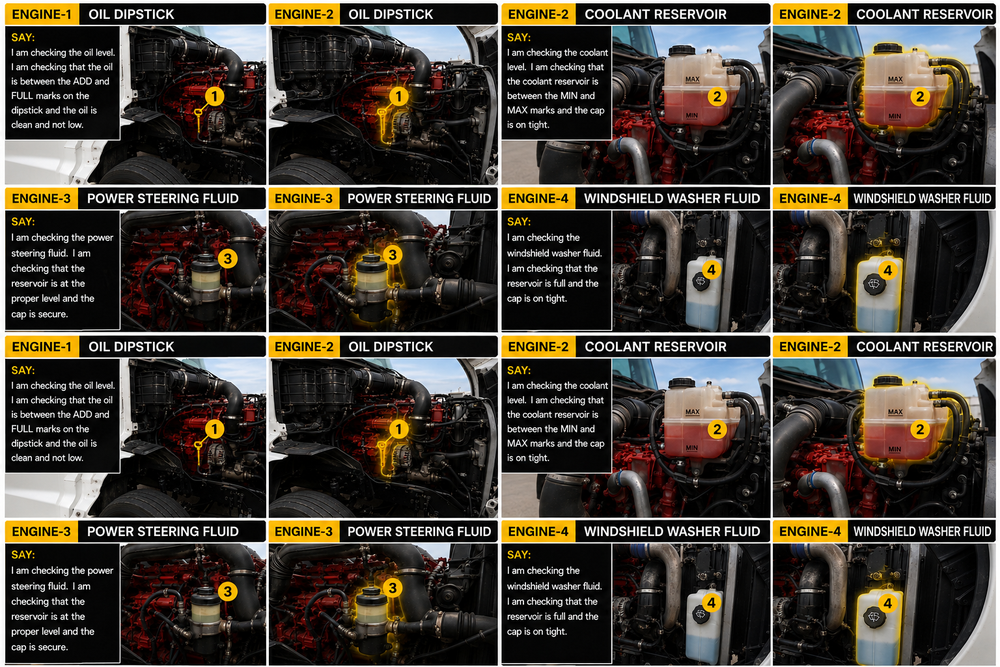
#> input picture cdl interactive images /0F3A62EA-F767-4D5E-8CCB-3E8D5FF032BF.PNG, 1000 x 667 px, shrunk from 1536 x 1024 before the run, found by its file name
$ python cdl-pretrip-deep-extract.py
#> lines starting #> are read from the running program, lines starting #| are printed output that depends on the picture; after the words box and inside, x2 and y2 are one past the last pixel; in counts of white or black regions, pixels touching at a corner belong together
#!/usr/bin/env python3
"""
CDL Pre-Trip — extract individual part photos from the ChatGPT-generated
composite grids in `cdl interactive images/`.

Each PNG is a grid of cells. Each cell starts with an orange tag at top
(e.g. "ENGINE-7 · DRIVE BELTS"). Cell heights are NOT uniform across PNGs
— some have 3 equal rows, some have 2 equal rows, some have variable rows
where the middle row is shorter because its photo is smaller.

Strategy: detect the Y positions of the orange tag rows automatically by
scanning each PNG's left column for the distinctive orange color, then crop
each cell from one tag-Y to the next.

Output: `public/cdl-pretrip-deep/{engine,cabin,trailer}/<slug>.jpg`
"""

from __future__ import annotations
import sys
from pathlib import Path

try:
    from PIL import Image
    import numpy as np
except ImportError:
    sys.stderr.write("Pillow + numpy required: pip3 install Pillow numpy\n")
    sys.exit(1)


SRC_DIR = Path("cdl interactive images ")
OUT_BASE = Path("public/cdl-pretrip-deep")

# Orange tag color from the ChatGPT output is ~#F5A623. The yellow numbered
# circles look similar but their G channel is higher (~200) vs the tag (~160).
# To avoid false positives from circles, we ALSO require a long contiguous run
# of orange pixels — tags are wide bars; circles are small dots.
ORANGE_R_MIN = 230
ORANGE_G_MIN = 140
ORANGE_G_MAX = 185
ORANGE_B_MAX = 70
MIN_TAG_RUN_PX = 60  # tag bars are 100+ px wide; circles are < 30


def detect_tag_rows(img: Image.Image) -> list[int]:
    """Find Y coordinates of orange tag rows. Returns the TOP of each tag.

    A tag-row is a row where the LEFT region contains a contiguous run of
    orange pixels at least MIN_TAG_RUN_PX wide. This rules out the yellow
    numbered circles, which are small isolated dots."""
    arr = np.array(img.convert("RGB"))
    h, w, _ = arr.shape
    left = arr[:, : int(w * 0.40), :]
    orange = (
        (left[:, :, 0] >= ORANGE_R_MIN)
        & (left[:, :, 1] >= ORANGE_G_MIN)
        & (left[:, :, 1] <= ORANGE_G_MAX)
        & (left[:, :, 2] <= ORANGE_B_MAX)
    )
    # For each row, compute the longest contiguous run of orange pixels
    is_tag = np.zeros(h, dtype=bool)
    for y in range(h):
        row = orange[y]
        if not row.any():
            continue
        # Longest True run
        best = 0
        cur = 0
        for v in row:
            if v:
                cur += 1
                if cur > best:
                    best = cur
            else:
                cur = 0
        if best >= MIN_TAG_RUN_PX:
            is_tag[y] = True
    # Cluster consecutive tag rows; take the TOP of each cluster.
    # Then merge any clusters within ~50 px of each other — a tag bar's top
    # edge and bottom edge can register as two separate clusters when the bar
    # has gradient or anti-aliased edges that briefly drop below threshold.
    raw_tops: list[int] = []
    in_cluster = False
    for y, t in enumerate(is_tag):
        if t and not in_cluster:
            raw_tops.append(y)
            in_cluster = True
        elif not t:
            in_cluster = False
    merged: list[int] = []
    for y in raw_tops:
        if not merged or y - merged[-1] > 80:
            merged.append(y)
    return merged


# Per-PNG: list of (col, row_idx, slug). row_idx indexes into the detected
# tag-rows for that PNG (0-based). Cell column width = image_width / cols.
EXTRACTIONS = [
    {
        "src": "0F3A62EA-F767-4D5E-8CCB-3E8D5FF032BF.PNG",
        "section": "engine",
        "cols": 4,
        "cells": [
            (0, 0, "1-oil-dipstick"),
            (2, 0, "2-coolant-reservoir"),
            (0, 1, "3-power-steering-fluid"),
            (2, 1, "4-windshield-washer-fluid"),
        ],
    },
    {
        "src": "54101402-5B0B-4DA4-8326-708B4F52BB24.PNG",
        "section": "engine",
        "cols": 4,
        "cells": [
            (0, 0, "5-alternator"),
            (2, 0, "6-water-pump"),
            (0, 1, "7-drive-belts"),
            (2, 1, "8-radiator-hoses"),
            (0, 2, "9-air-compressor"),
            (2, 2, "10-steering-box"),
            (0, 3, "11-battery"),
        ],
    },
    {
        "src": "F698407B-FCAD-42C7-ABFE-4D7D009D00D0.PNG",
        "section": "cabin",
        "cols": 4,
        "cells": [
            (0, 0, "1-three-point-contact"),
            (2, 0, "2-seat-belt"),
            (0, 1, "3-mirrors"),
            (2, 1, "4-steering-wheel"),
            (0, 2, "5-horn"),
            (2, 2, "6-wipers-windshield"),
        ],
    },
    {
        "src": "749F7FCF-931C-43D9-BC9F-CF6B6552F43F.PNG",
        "section": "cabin",
        "cols": 4,
        "cells": [
            (0, 1, "7-heater-defroster"),
            (2, 1, "8-dashboard-gauges"),
            (0, 2, "9-lights-dash-indicators"),
            (2, 2, "10-emergency-equipment"),
        ],
    },
    {
        "src": "E5A80B38-EC72-4465-AB1C-3EC823318187.PNG",
        "section": "cabin",
        "cols": 4,
        "cells": [
            (0, 2, "11-parking-brake"),
        ],
    },
    {
        "src": "CECF9E32-DFD9-4BC9-AD62-CAA30FB92B09.PNG",
        "section": "trailer",
        "cols": 4,
        "cells": [
            (0, 0, "1-brake-lights"),
            (2, 0, "2-turn-signals"),
            (0, 1, "3-clearance-marker-lights"),
            (2, 1, "4-reflective-tape"),
        ],
    },
    {
        "src": "7FC5A441-28B5-45F3-BE46-B0BB5270E153.PNG",
        "section": "trailer",
        "cols": 4,
        "cells": [
            (0, 0, "5-wheels-tires"),
            (2, 0, "6-suspension"),
            (0, 1, "7-landing-gear"),
            (2, 1, "8-coupling-devices"),
        ],
    },
    {
        "src": "5D5D956F-62CE-4466-A4DF-62912B5DA8AB.PNG",
        "section": "trailer",
        "cols": 4,
        "cells": [
            (0, 0, "9-electrical-connections"),
            (2, 0, "10-air-lines"),
            (0, 1, "11-doors-latches"),
            (2, 1, "12-undercarriage"),
            (0, 2, "13-light-operation"),
            (2, 2, "14-abs-light"),
            (0, 3, "15-brake-chambers"),
            (2, 3, "16-slack-adjusters"),
        ],
    },
]


def main() -> int:
    if not SRC_DIR.exists():
        sys.stderr.write(f"source directory not found: {SRC_DIR}\n")
        return 1

    total = 0
    for ex in EXTRACTIONS:
        src_path = SRC_DIR / ex["src"]
        if not src_path.exists():
            sys.stderr.write(f"missing source: {src_path}\n")
            continue
        img = Image.open(src_path).convert("RGB")
#> img is the input picture: PIL image 1000x667 RGB; mean R, G, B 66.8, 60.2, 51.3
        iw, ih = img.size
#> iw = 1000; ih = 667
        tag_rows = detect_tag_rows(img)
#> in detect_tag_rows, `left = arr[:, : int(w * 0.40), :]`:
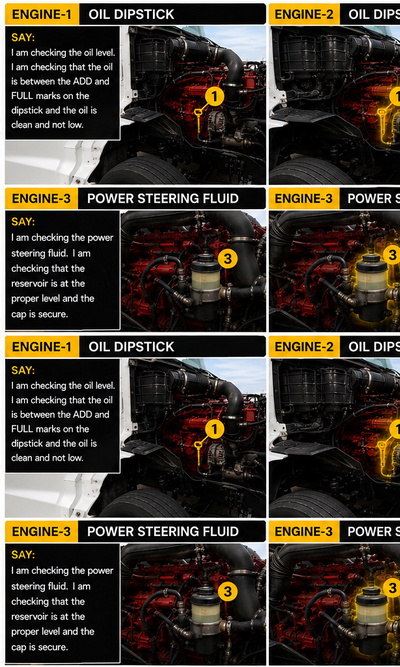
#> left: shape (667, 400, 3); mean R, G, B 63.1, 55.2, 44.2
#> in detect_tag_rows, `orange = ( (left[:, :, 0] >= ORANGE_R_MIN) & (left[:, :, 1] >= ORANGE_..`:
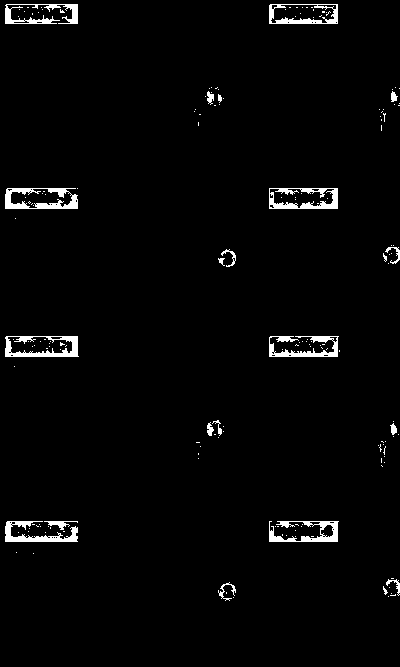
#> orange: shape (667, 400) bool; 2.4% white; 170 white regions (149 under 20 px), largest, box (x1, y1, x2, y2) and area: (5, 188, 78, 209) 772, (5, 336, 79, 357) 735, (269, 188, 338, 209) 723
#> the loop in detect_tag_rows, `for y, t in enumerate(is_tag):` made 667 passes
#> (t, in_cluster) on passes 1 to 12: (False, False), (False, False), (False, False), (False, False), (True, True), (False, False), (False, False), (False, False), (False, False), (False, False), (False, False), (False, False)
#> after the loop in detect_tag_rows, `for y, t in enumerate(is_tag):`: raw_tops = [4, 23, 188, 208, 336, 353, 521, 539]
#> the loop in detect_tag_rows, `for y in raw_tops:` made 8 passes
#> y on passes 1 to 8: 4, 23, 188, 208, 336, 353, 521, 539
#> after the loop in detect_tag_rows, `for y in raw_tops:`: merged = [4, 188, 336, 521]
#> tag_rows = [4, 188, 336, 521]
        print(f"\n{ex['src']}  →  section: {ex['section']}")
        print(f"  size {iw}x{ih}  detected {len(tag_rows)} tag rows at: {tag_rows}")
#|   size 1000x667  detected 4 tag rows at: [4, 188, 336, 521]

        if not tag_rows:
            sys.stderr.write(f"  ! no tag rows detected — skipping\n")
            continue

        # Compute per-row crop boundaries from the tag positions.
        row_bounds = []
        for i, top in enumerate(tag_rows):
            bottom = tag_rows[i + 1] if i + 1 < len(tag_rows) else ih
            row_bounds.append((top, bottom))
#> this loop made 4 passes
#> (top, bottom) on passes 1 to 4: (4, 188), (188, 336), (336, 521), (521, 667)
#> after the loop, row_bounds = [(4, 188), (188, 336), (336, 521), (521, 667)]

        cw = iw // ex["cols"]
#> cw = 250
        out_dir = OUT_BASE / ex["section"]
        out_dir.mkdir(parents=True, exist_ok=True)

        for col, row_idx, slug in ex["cells"]:
            if row_idx >= len(row_bounds):
                sys.stderr.write(f"  ! row {row_idx} out of range for {slug} ({len(row_bounds)} rows)\n")
                continue
            y0, y1 = row_bounds[row_idx]
            # Normal phase: just the yellow numbered circle on the part
            x0, x1 = col * cw, (col + 1) * cw
            cell = img.crop((x0, y0, x1, y1))
            out_path = out_dir / f"{slug}.jpg"
            cell.save(out_path, "JPEG", quality=90)
            print(f"  ({col},{row_idx}) → {out_path.name}  {cell.size[0]}x{cell.size[1]}")
            total += 1
            # Highlight phase: same cell but COL+1 (the "double" with yellow
            # oval outlining the part). Each pair is laid out left-right in the
            # composite, so the highlight version is always the next column.
            hx0, hx1 = (col + 1) * cw, (col + 2) * cw
            if hx1 <= iw:
                hcell = img.crop((hx0, y0, hx1, y1))
                hout = out_dir / f"{slug}-highlight.jpg"
                hcell.save(hout, "JPEG", quality=90)
                print(f"  ({col+1},{row_idx}) → {hout.name}  {hcell.size[0]}x{hcell.size[1]}  (highlight)")
                total += 1
#> this loop made 4 passes
#> pass 1, in main, `cell = img.crop((x0, y0, x1, y1))`:
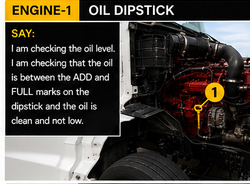
#> cell: PIL image 250x184 RGB; mean R, G, B 70.8, 66.1, 58.7
#> pass 1, in main, `hcell = img.crop((hx0, y0, hx1, y1))`:
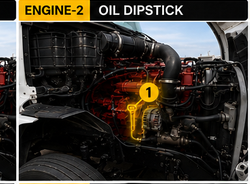
#> hcell: PIL image 250x184 RGB; mean R, G, B 59.7, 54.4, 46.8
#> pass 2, in main, `hcell = img.crop((hx0, y0, hx1, y1))`:
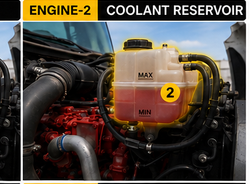
#> hcell: PIL image 250x184 RGB; mean R, G, B 83.1, 74, 64.9
#> after the loop:
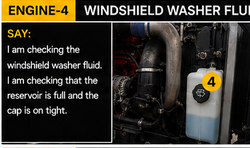
#> cell: PIL image 250x148 RGB; mean R, G, B 55.7, 52.2, 43.7
#> after the loop:
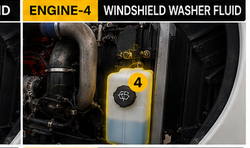
#> hcell: PIL image 250x148 RGB; mean R, G, B 71.2, 66.5, 55.1
#> after the loop, total = 8
#> pass 2 of the loop in main, `for ex in EXTRACTIONS:`:
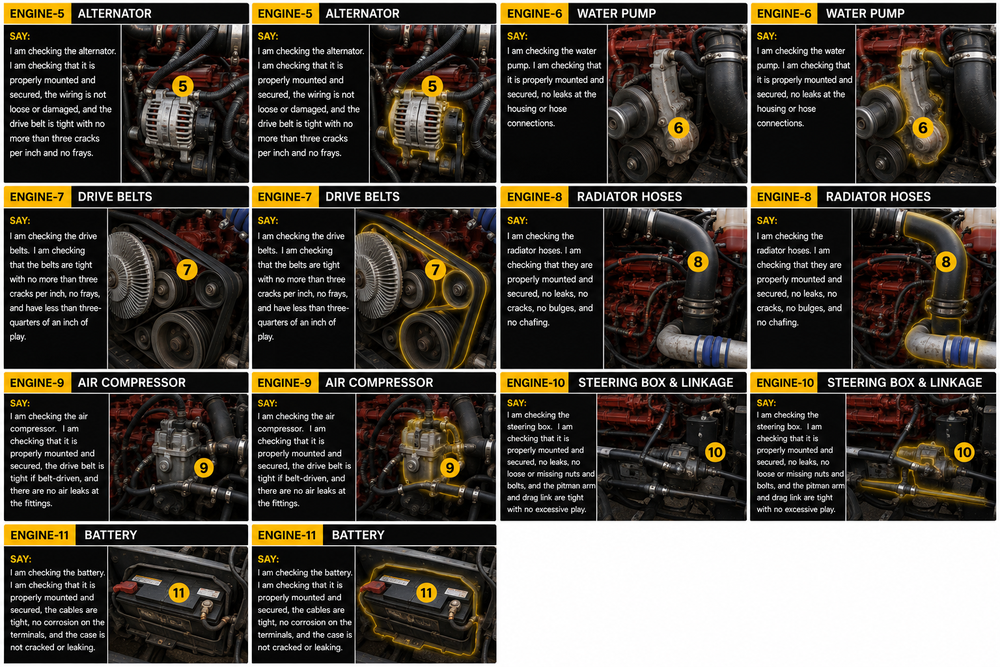
#> input picture cdl interactive images /54101402-5B0B-4DA4-8326-708B4F52BB24.PNG, 1000 x 667 px, shrunk from 1536 x 1024 before the run, found by its file name
#> in main, img is the input picture: PIL image 1000x667 RGB; mean R, G, B 77.6, 71.9, 63.3
#> in detect_tag_rows (call 2), `orange = ( (left[:, :, 0] >= ORANGE_R_MIN) & (left[:, :, 1] >= ORANGE_..`:
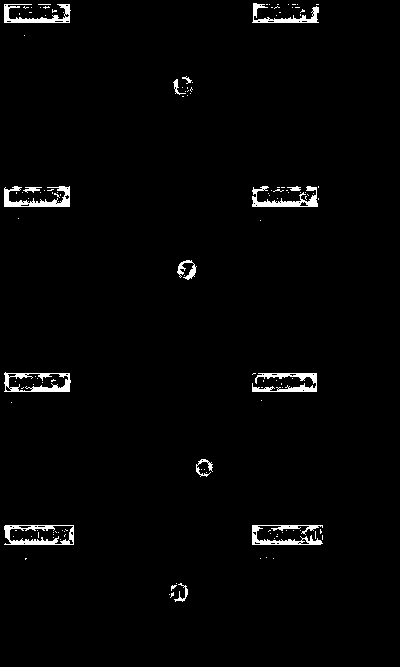
#> orange: shape (667, 400) bool; 2% white; 134 white regions (119 under 20 px), largest, box (x1, y1, x2, y2) and area: (4, 525, 74, 545) 619, (252, 525, 323, 545) 609, (252, 373, 317, 392) 596
#> the loop in detect_tag_rows (call 2), `for y, t in enumerate(is_tag):` made 667 passes
#> after the loop in detect_tag_rows (call 2), `for y, t in enumerate(is_tag):`: raw_tops = [19, 22, 206, 373, 391, 525, 544]
#> the loop in detect_tag_rows (call 2), `for y in raw_tops:` made 7 passes
#> y on passes 1 to 7: 19, 22, 206, 373, 391, 525, 544
#> after the loop in detect_tag_rows (call 2), `for y in raw_tops:`: merged = [19, 206, 373, 525]
#|   size 1000x667  detected 4 tag rows at: [19, 206, 373, 525]
#> the loop in main, `for i, top in enumerate(tag_rows):` made 4 passes
#> (top, bottom) on passes 1 to 4: (19, 206), (206, 373), (373, 525), (525, 667)
#> after the loop in main, `for i, top in enumerate(tag_rows):`: row_bounds = [(19, 206), (206, 373), (373, 525), (525, 667)]
#> the loop in main, `for col, row_idx, slug in ex["cells"]:` made 7 passes
#> (y0, y1, total) on passes 1 to 7: (19, 206, 10), (19, 206, 12), (206, 373, 14), (206, 373, 16), (373, 525, 18), (373, 525, 20), (525, 667, 22)
#> after the loop in main, `for col, row_idx, slug in ex["cells"]:`:
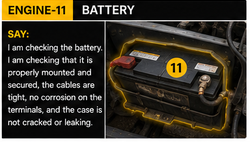
#> hcell: PIL image 250x142 RGB; mean R, G, B 60.7, 54.7, 41.7
#> after the loop in main, `for col, row_idx, slug in ex["cells"]:`: total = 22
#> pass 3 of the loop in main, `for ex in EXTRACTIONS:`:
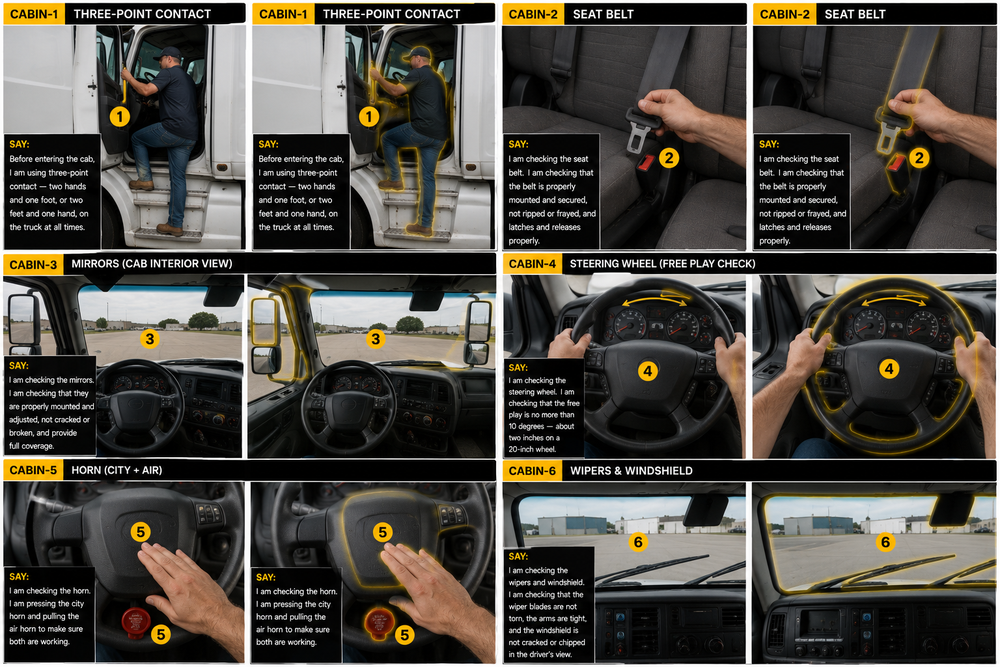
#> input picture cdl interactive images /F698407B-FCAD-42C7-ABFE-4D7D009D00D0.PNG, 1000 x 667 px, shrunk from 1536 x 1024 before the run, found by its file name
#> in main, img is the input picture: PIL image 1000x667 RGB; mean R, G, B 77.4, 73.5, 66.4
#> in detect_tag_rows (call 3), `orange = ( (left[:, :, 0] >= ORANGE_R_MIN) & (left[:, :, 1] >= ORANGE_..`:
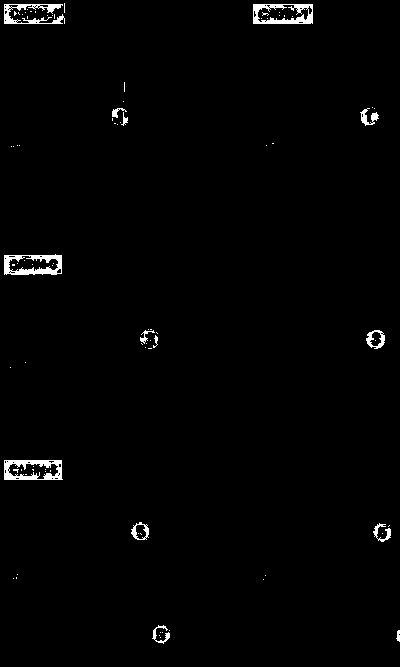
#> orange: shape (667, 400) bool; 1.3% white; 86 white regions (72 under 20 px), largest, box (x1, y1, x2, y2) and area: (4, 460, 63, 480) 662, (253, 4, 313, 24) 650, (4, 254, 62, 275) 644
#> the loop in detect_tag_rows (call 3), `for y, t in enumerate(is_tag):` made 667 passes
#> after the loop in detect_tag_rows (call 3), `for y, t in enumerate(is_tag):`: raw_tops = [4]
#> the loop in detect_tag_rows (call 3), `for y in raw_tops:` made 1 pass
#|   size 1000x667  detected 1 tag rows at: [4]
#> the loop in main, `for i, top in enumerate(tag_rows):` made 1 pass
#> (top, bottom) on pass 1: (4, 667)
#> after the loop in main, `for i, top in enumerate(tag_rows):`: row_bounds = [(4, 667)]
#> the loop in main, `for col, row_idx, slug in ex["cells"]:` made 6 passes
#> (y0, y1, total) on passes 1 to 2: (4, 667, 24), (4, 667, 26)
#> pass 2, in main, `hcell = img.crop((hx0, y0, hx1, y1))`:
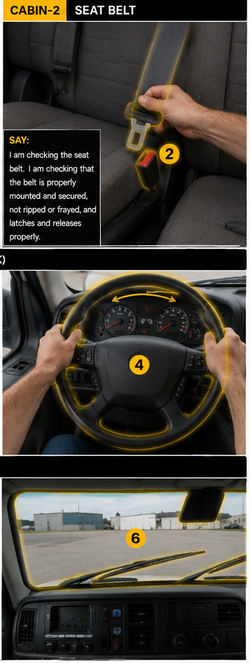
#> hcell: PIL image 250x663 RGB; mean R, G, B 69.4, 64.7, 56.8
#> after the loop in main, `for col, row_idx, slug in ex["cells"]:`: total = 26
#> the loop made 8 passes; the first 3 are shown

    print(f"\n{total} cell extractions complete.")
    for sec in ("engine", "cabin", "trailer"):
        n = len(list((OUT_BASE / sec).glob("*.jpg")))
#> n = 0
        print(f"  {sec}/ : {n} files")
#|   engine/ : 0 files
#> pass 2 of the loop in main, `for sec in ("engine", "cabin", "trailer"):`:
#> pass 3 of the loop in main, `for sec in ("engine", "cabin", "trailer"):`:
    return 0


if __name__ == "__main__":
    raise SystemExit(main())
#> (the program exits here)
